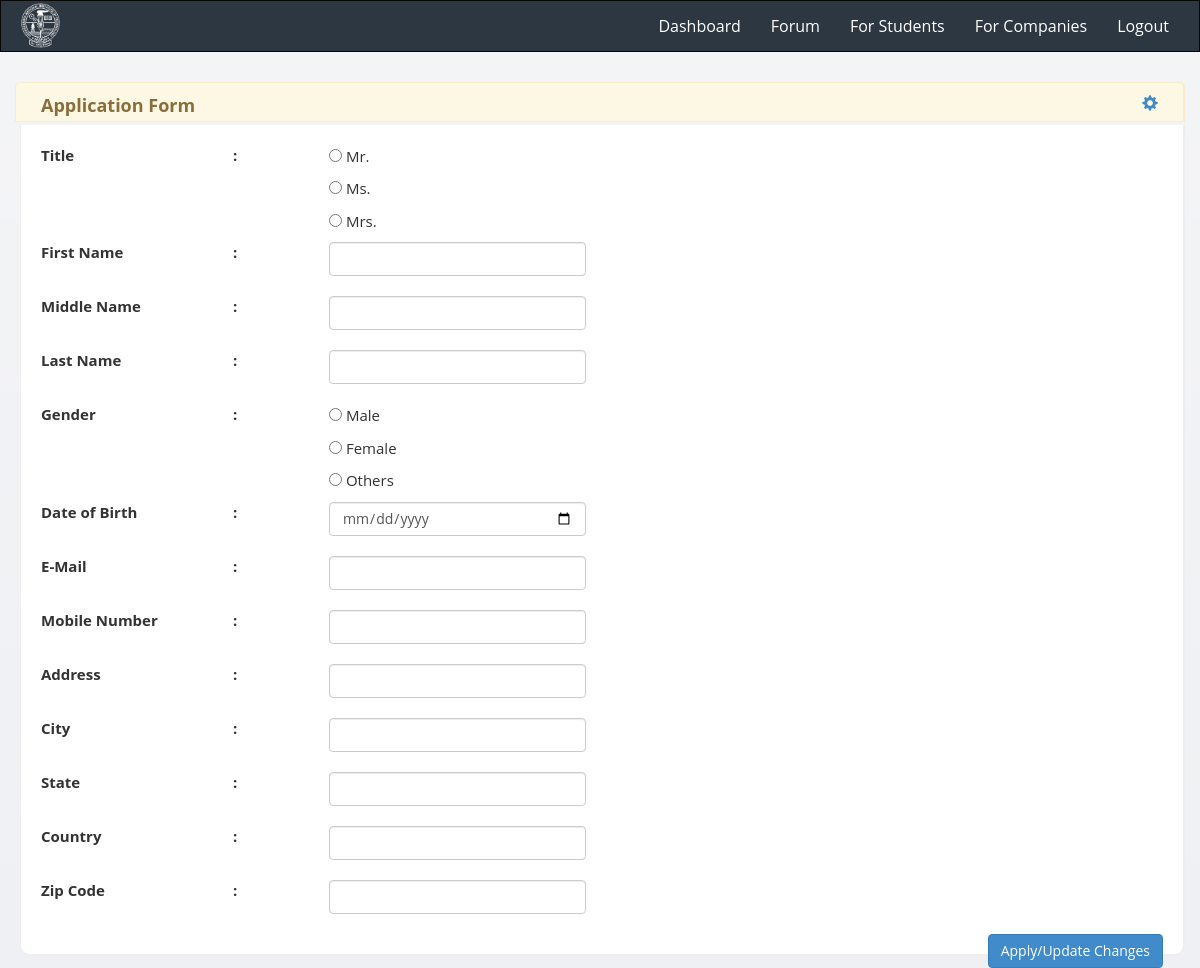
The app's page /dashboard/apply/2/ (signed in), older data.
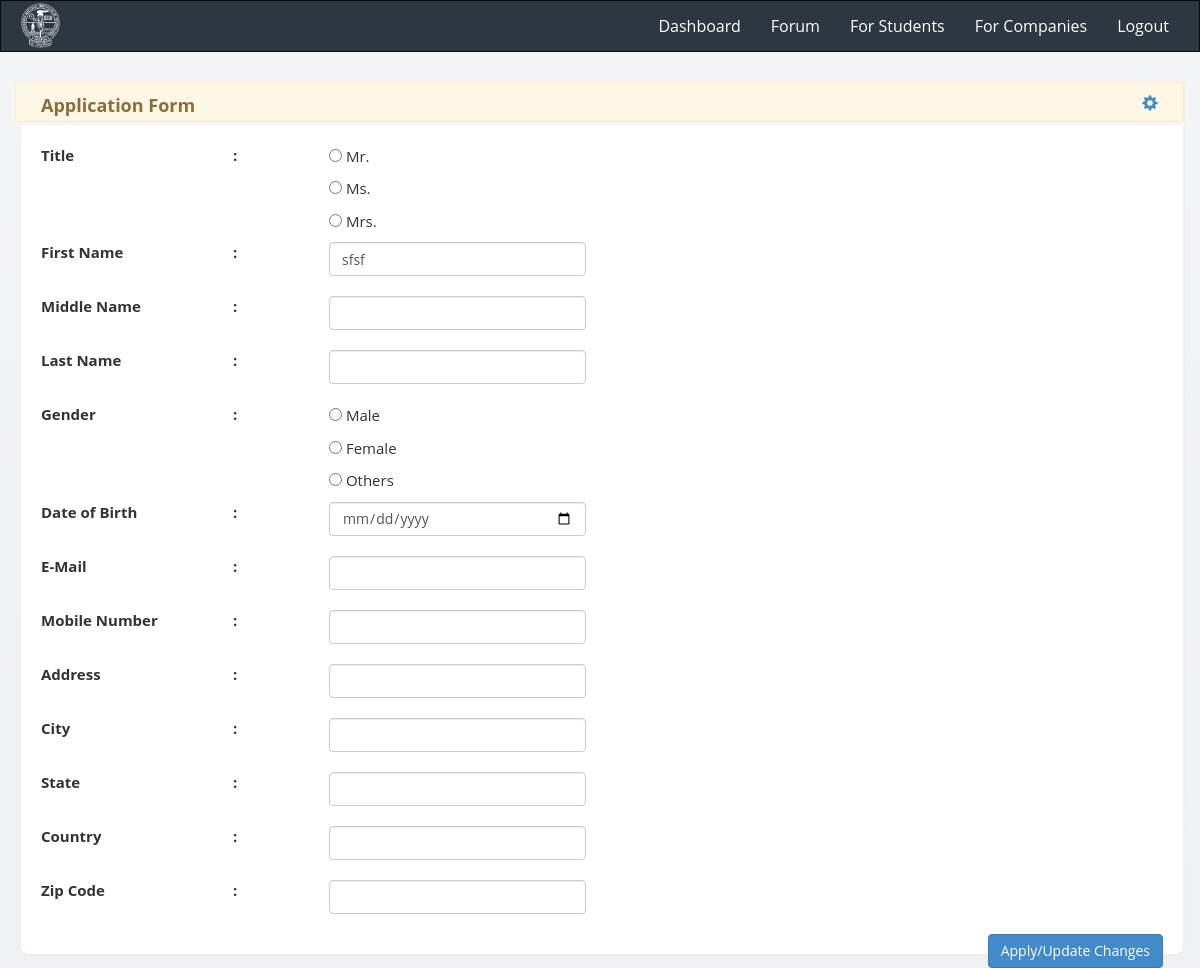
The same page, newer data.
### dashboard/models.py (models this page shows, shortened)
class Applications(models.Model):
    TITLES = {
        ('Mr', 'Mr.'),
        ('Ms', 'Ms.'),
        ('Mrs', 'Mrs.'),
    }
    GENDER = {
        ('male', 'Male'),
        ('female', 'Female'),
    }
    title = models.CharField(max_length=4, choices=TITLES)
    f_name = models.CharField(max_length=100)
    m_name = models.CharField(max_length=100)
    l_name = models.CharField(max_length=100)
    gender = models.CharField(max_length=4, choices=GENDER)
    dob = models.DateField(max_length=10)
    email = models.EmailField(max_length=100)
    mobile = models.IntegerField()
    address = models.CharField(max_length=250)
    city = models.CharField(max_length=50)
    state = models.CharField(max_length=50)
    country = models.CharField(max_length=50)
    zip = models.IntegerField()
    company = models.ForeignKey(Companies, null=True, unique=False)
    user = models.ForeignKey(MyUser, null=True, unique=False)

### dashboard/views.py (the view, shortened to what this page needs)
# urls.py: url(r'^apply/(?P<company_id>[0-9]+)/$', views.app_form, name='app_form'),
@login_required
def app_form(request, company_id):
    try:
        application = Applications.objects.get(company=company_id, user=request.user.pk)
        context = {
            'management_companies': Companies.objects.filter(company_type='Management'),
            'it_companies': Companies.objects.filter(company_type='IT'),
            'core_companies': Companies.objects.filter(company_type='Core'),
            'title': application.title,
            'f_name': application.f_name,
            'm_name': application.m_name,
            'l_name': application.l_name,
            'gender': application.gender ,
            'dob': application.dob,
            'email': application.email,
            'mob_no': application.mobile,
            'address': application.address,
            'city': application.city,
            'state': application.state,
            'country': application.country,
            'zip': application.zip,
                 }
        return render(request, 'dashboard/app_form.html', context)
    except Applications.DoesNotExist:
        context = {
            'management_companies': Companies.objects.filter(company_type='Management'),
            'it_companies': Companies.objects.filter(company_type='IT'),
            'core_companies': Companies.objects.filter(company_type='Core'),
        }
        return render(request, 'dashboard/app_form.html', context)

### dashboard/templates/dashboard/app_form.html (shortened to what the changed rows need)
{% extends 'dashboard/base.html' %}
{% block content %}
		  			<div class="content-box-large box-with-header" id="info">
			  			<form name="app_form" method="post" action="" onsubmit="return validateAppForm()">
                <div class="row">
                  <div class="col-md-7" style="margin-bottom: 10px">
                    <input type="text" class="form-control" style="width: 40%; display:inline-block; margin-bottom: 10px" name="f_name" value="{{ f_name }}" id="f_name">
                  </div>
                </div>
                        </form>
					</div>
{% endblock %}

Row changes from the older to the newer data that the page shows:
added Applications: f_name "sfsf"
